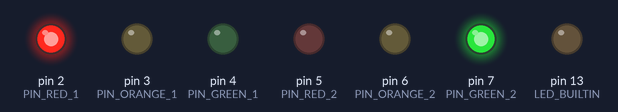
A sketch run on a simulated Arduino Uno, built with avr-gcc and run on an emulated ATmega328P. On the bench: output pins drawn as LEDs (lit = HIGH).

Above: at 1.0 s.
At 2.5 s:
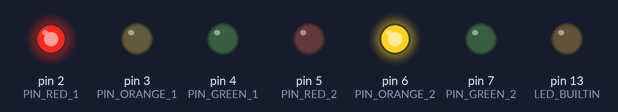
At 4.0 s:
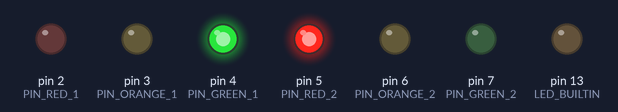
At 5.5 s:
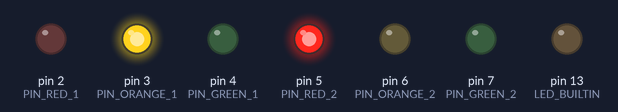
Timing chart, 0 to 7.8 s (numbered marks = the images above):
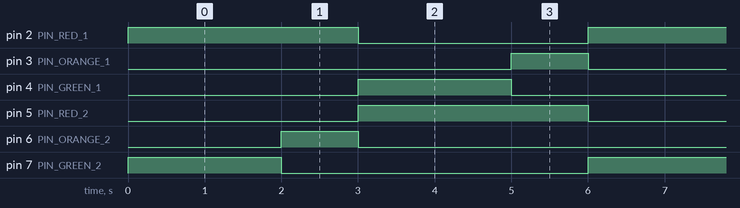

The sketch:

FeuxTricolores.ino
```cpp
int PIN_GREEN_2 = 7;
int PIN_ORANGE_2 = 6;
int PIN_RED_2 = 5;
int PIN_GREEN_1 = 4;
int PIN_ORANGE_1 = 3;
int PIN_RED_1 = 2;

int count = 0;

// the setup function runs once when you press reset or power the board
void setup() {
  // initialize digital pin LED_BUILTIN as an output.
  pinMode(LED_BUILTIN, OUTPUT);

  pinMode(PIN_GREEN_1,OUTPUT);
  pinMode(PIN_GREEN_2,OUTPUT);
  pinMode(PIN_ORANGE_1,OUTPUT);
  pinMode(PIN_ORANGE_2,OUTPUT);
  pinMode(PIN_RED_1,OUTPUT);
  pinMode(PIN_RED_2,OUTPUT);
}

void loop() {

  digitalWrite(PIN_GREEN_2, HIGH);
  digitalWrite(PIN_RED_1,HIGH);

  delay(2000);
  digitalWrite(PIN_GREEN_2, LOW);
  digitalWrite(PIN_ORANGE_2, HIGH);

  delay(1000);
  digitalWrite(PIN_ORANGE_2, LOW);
  digitalWrite(PIN_RED_2, HIGH);
  digitalWrite(PIN_RED_1, LOW);
  digitalWrite(PIN_GREEN_1, HIGH);

  delay(2000);

  digitalWrite(PIN_GREEN_1, LOW);
  digitalWrite(PIN_ORANGE_1, HIGH);

  delay(1000);

  digitalWrite(PIN_ORANGE_1,LOW);
  digitalWrite(PIN_RED_2,LOW);

}
```

Measured:
- by itself, pin 2 (PIN_RED_1), pin 5 (PIN_RED_2): alternates HIGH for 3.0 s and LOW for 3.0 s
- by itself, pin 3 (PIN_ORANGE_1), pin 6 (PIN_ORANGE_2): alternates HIGH for 1.0 s and LOW for 5.0 s
- by itself, pin 4 (PIN_GREEN_1), pin 7 (PIN_GREEN_2): alternates HIGH for 2.0 s and LOW for 4.0 s
